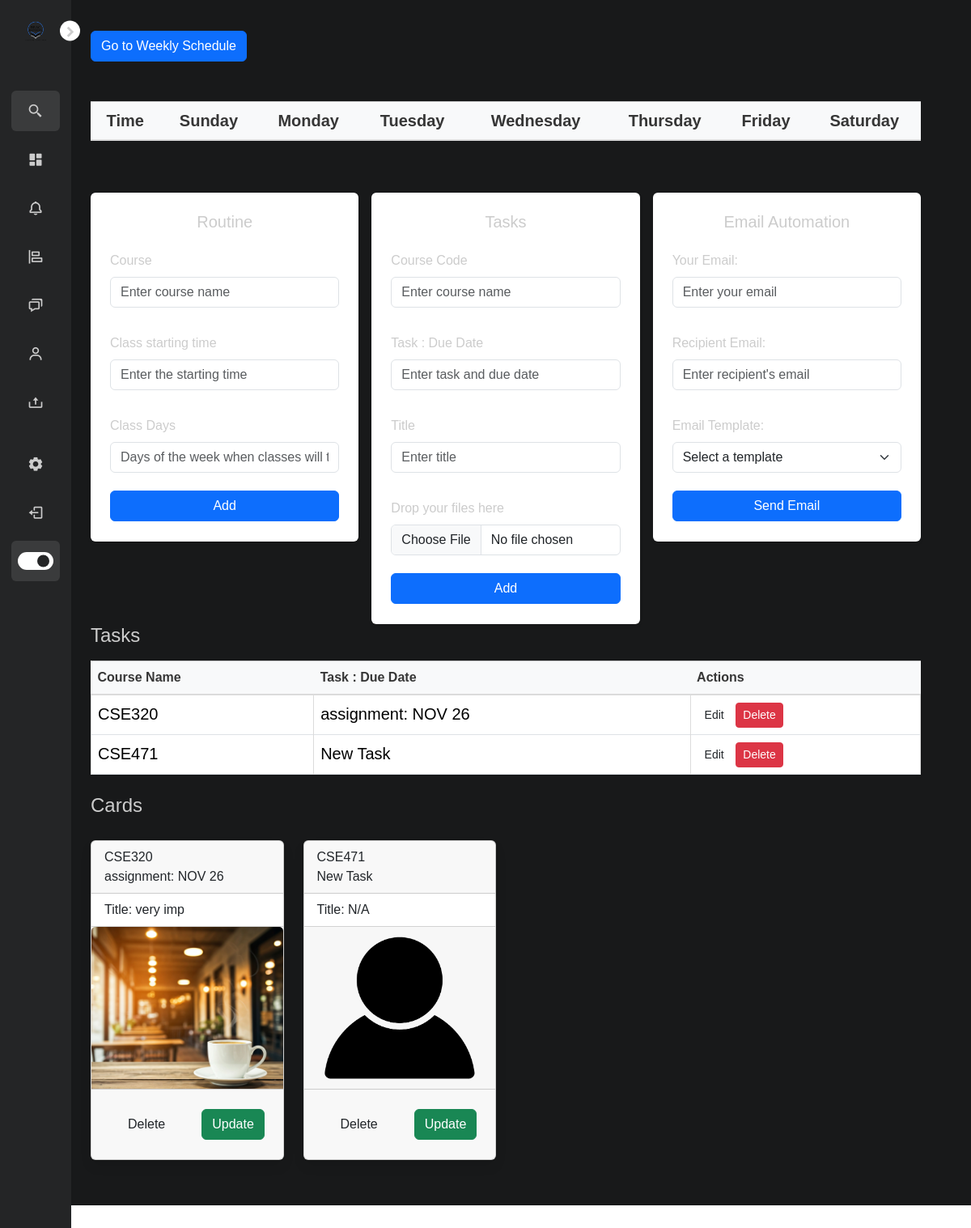
Page /dashboard/dashboard/ on the earlier database version.
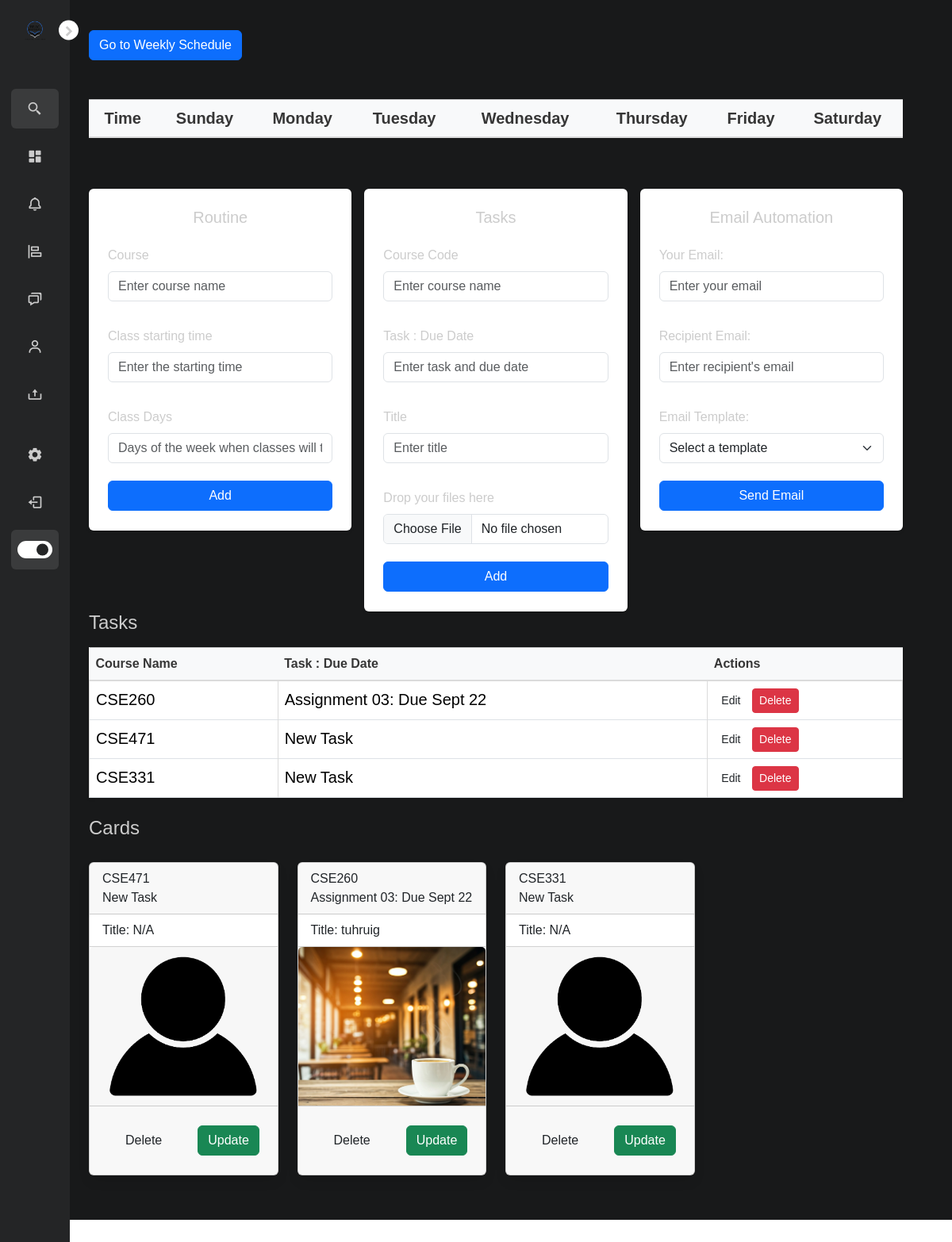
Same page on the later database version.
### dashboard/models.py (models this page shows, shortened)
class Tasks(models.Model):
    name = models.CharField(max_length=100)
    task = models.CharField(max_length=255, default='New Task')
    title = models.CharField(max_length=128, default='N/A')
    img = models.ImageField(upload_to='images/', default='def.png', null=True, blank=True)
    start_time=models.TimeField(max_length=100, null=True,blank=True)
    days= models.CharField(max_length=50,null=True,blank=True)

### dashboard/views.py (the view, shortened to what this page needs)
# urls.py: path('dashboard/', include('dashboard.urls')),
def dashboard(request):
    error_message = None
    tasks = Tasks.objects.exclude(name='', task='')
    cards = Tasks.objects.exclude(title='', img='')
    def extract_last_two_digits(task_obj):
        try:
            return int(task_obj.task[-2:])
        except (ValueError, AttributeError):
            return float('inf')
    sorted_tasks = sorted(tasks, key=extract_last_two_digits)
    return render(request, 'dashboard.html', {
        'tasks': sorted_tasks,
        'cards': cards,
        'error': error_message
    })

### direct/views.py (called while the page is built)
def checkDirects(request):
	directs_count = 0
	if request.user.is_authenticated:
		directs_count = Message.objects.filter(user=request.user, is_read=False).count()
	return {'directs_count':directs_count}

### notifications/views.py (called while the page is built)
def CountNotifications(request):
	count_notifications = 0
	if request.user.is_authenticated:
		count_notifications = Notification.objects.filter(user=request.user, is_seen=False).count()
	return {'count_notifications':count_notifications}

### Config/templates/dashboard.html (shortened to what the changed rows need)
{% extends 'base.html' %}
{% load custom_filters %}
{% load static %}
{% block content %}
<div class="container mt-5">
    <table class="table table-bordered text-center">
        <thead class="table-light fs-5">
            <tr>
                <th scope="col">Time</th>
                <th scope="col">Sunday</th>
                <th scope="col">Monday</th>
                <th scope="col">Tuesday</th>
                <th scope="col">Wednesday</th>
                <th scope="col">Thursday</th>
                <th scope="col">Friday</th>
                <th scope="col">Saturday</th>
            </tr>
        </thead>
    </table>
</div>
<div class="container py-5">
    <table class="table table-bordered bg-white shadow-sm">
        <thead class="table-light fs-6">
            <tr>
                <th>Course Name</th>
                <th>Task : Due Date</th>
                <th>Actions</th>
            </tr>
        </thead>
        <tbody class="fs-5">
            {% for task in tasks %}
            <tr>
                <td>{{ task.name }}</td>
                <td>{{ task.task }}</td>
                <td>
                    <a href="{% url 'edit_task' task.id %}" class="btn btn-sm btn-default">Edit</a>
                    <form method="POST" action="{% url 'delete_task' task.id %}" class="d-inline">
                        <button type="submit" class="btn btn-sm btn-danger">Delete</button>
                    </form>
                </td>
            </tr>
            {% endfor %}
        </tbody>
    </table>
    <div class="row">
        {% for card in cards %}
        <div class="col-md-3 fs-6">
            <div class="card mt-4" style="width: 18rem;">
                <div class="card-header">
                    {{ card.name }}
                    <br>
                    {{ card.task }}
                </div>
                <ul class="list-group list-group-flush">
                    <li class="list-group-item">Title: {{ card.title }}</li>
                </ul>
                {% if card.img %}
                <img src="{{ card.img.url }}" class="card-img-top" alt="{{ card.name }}" style="width: 100%; height: 200px; object-fit: cover;">
                {% else %}
                <img src="/media/def.png" class="card-img-top" alt="Default Image" style="width: 100%; height: 200px; object-fit: cover;">
                {% endif %}
                <div class="card-footer">
                    <a href="{% url 'delete_task' card.id %}" class="btn m-3">Delete</a>
                    <a href="{% url 'edit_task' card.id %}" class="btn btn-success m-3">Update</a>
                </div>
            </div>
        </div>
        {% empty %}
        <div class="alert-info mt-4 fs-6" role="alert">
            No cards found.
        </div>
        {% endfor %}
    </div>
</div>
{% endblock %}

Differences in the rows shown:
removed Tasks: name "CSE320", task "assignment: NOV 26", title "very imp", img (picture)
added Tasks: name "CSE260", task "Assignment 03: Due Sept 22", title "tuhruig", img (picture)
added Tasks: name "CSE331", task "New Task", title "N/A", img (picture)
